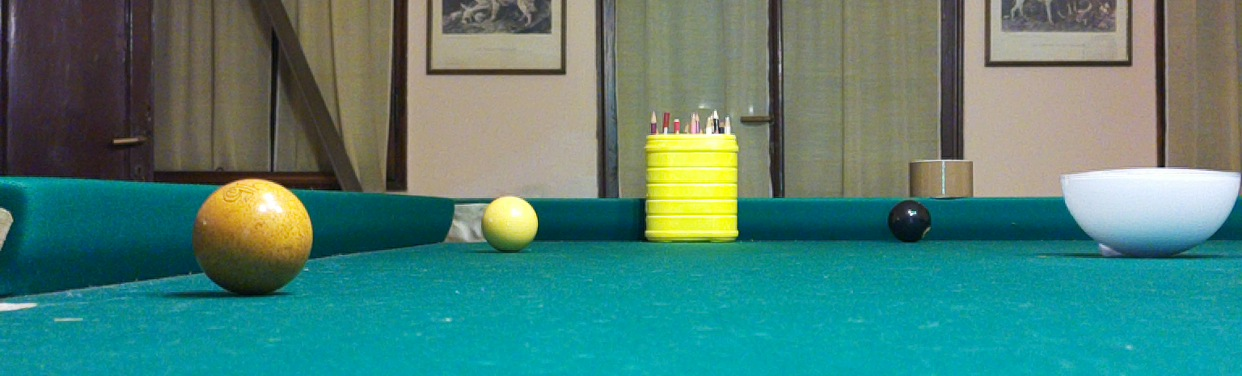
#> input picture VO_pipeline/data/DatasetProva/left/left_01.jpg, 1242 x 376 px; its folder holds only this picture in this run
$ python main.py   (older library calls are emulated)
#> lines starting #> are read from the running program, lines starting #| are printed output that depends on the picture
### VO_pipeline/data/loader.py
import numpy as np
from tqdm import tqdm
import cv2
import os
from matplotlib import pyplot as plt


class Dataset_Handler:
    def __init__(self,calib_path, image_path):
        self.image_size_calib = (1920, 1080)
        self.image_size_runtime = (1242, 376)
        self.getCalibParams(calib_path)
        self.getImages(image_path)
        #self.getPoses(gtPoses_path)

    def getCalibParams(self,filepath):
        fs = cv2.FileStorage(filepath, cv2.FILE_STORAGE_READ)
        #self.P0 = fs.getNode("P1").mat()
        #self.P1 = fs.getNode("P2").mat()
        self.cameraMatrix1= fs.getNode("cameraMatrix1").mat()
        self.distCoeffs1= fs.getNode("distCoeffs1").mat()
        self.cameraMatrix2= fs.getNode("cameraMatrix2").mat()
        self.distCoeffs2= fs.getNode("distCoeffs2").mat()
        self.R=fs.getNode("R").mat()
        self.T=fs.getNode("T").mat()
        self.baseline=np.linalg.norm(np.array(self.T, dtype=np.float32))
        fs.release()

        self.cameraMatrix1=np.array(self.cameraMatrix1, dtype=np.float64)
        self.cameraMatrix2=np.array(self.cameraMatrix2, dtype=np.float64)
        self.distCoeffs1=np.array(self.distCoeffs1, dtype=np.float64)
        self.distCoeffs2=np.array(self.distCoeffs2, dtype=np.float64)
        self.R=np.array(self.R, dtype=np.float64)
        self.T=np.array(self.T, dtype=np.float64)

        scale_x= self.image_size_runtime[0] / self.image_size_calib[0]
        scale_y= self.image_size_runtime[1] / self.image_size_calib[1]
        self.cameraMatrix1[0,0]*=scale_x
        self.cameraMatrix1[1,1]*=scale_y
        self.cameraMatrix1[0,2]*=scale_x
        self.cameraMatrix1[1,2]*=scale_y

        self.cameraMatrix2[0,0]*=scale_x
        self.cameraMatrix2[1,1]*=scale_y
        self.cameraMatrix2[0,2]*=scale_x
        self.cameraMatrix2[1,2]*=scale_y


    def getImages(self, filepath):

        #caricamento delle immagini
#> called with filepath = 'data/DatasetProva'
        self.left_images = np.array(self.loadImages(filepath+"/left/"), dtype=np.uint8)
        self.right_images = np.array(self.loadImages(filepath+"/right/"), dtype=np.uint8)
#> call 2 of loadImages, with directory = 'data/DatasetProva/right/'
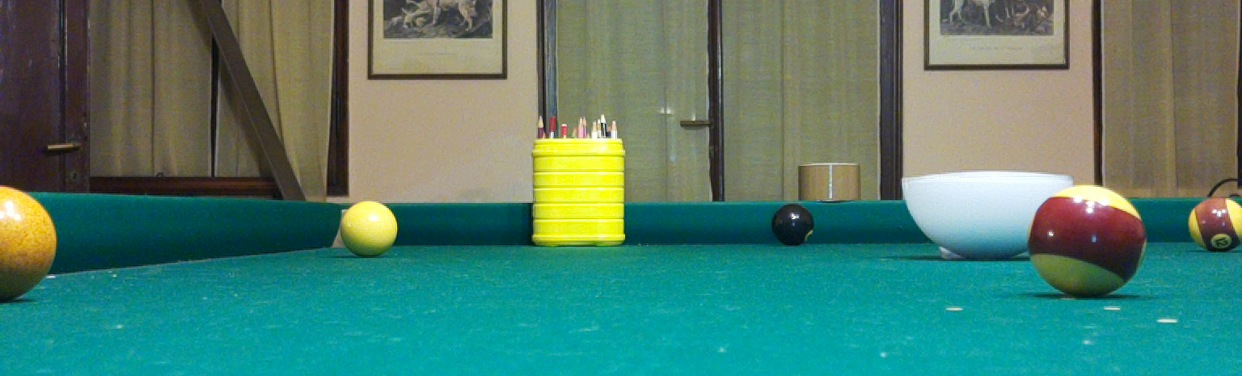
#> input picture VO_pipeline/data/DatasetProva/right/right_01.jpg, 1242 x 376 px

        #check per verificare che tutte le immagini abbiano la risoluzione corretta
        for img in self.left_images + self.right_images:
            assert img.shape == self.image_size_runtime[::-1], "Problems with images shape"
            assert img.dtype == np.uint8, "Problems with images dtype value"
#> this loop made 1 pass

        self.num_frames= len(self.left_images)
#> self.num_frames = 1
        self.RectifyImages()

    def loadImages(self,directory):
        image_names = sorted([f for f in os.listdir(directory)])
        return [cv2.imread(os.path.join(directory,img),cv2.IMREAD_GRAYSCALE) for img in tqdm(image_names, desc=f"Loading images from {directory}")]


    def RectifyImages(self):
        #calcolo dei parametri di rettifica
        R1, R2, self.P0, self.P1, self.Q, roi1, roi2 = cv2.stereoRectify(
        self.cameraMatrix1, self.distCoeffs1,
        self.cameraMatrix2, self.distCoeffs2,
        self.image_size_runtime,  # (width, height)
        self.R, self.T,
        flags=cv2.CALIB_ZERO_DISPARITY,
        alpha=0
        )
        # Calcola le mappe di rettifica
        map1_x, map1_y = cv2.initUndistortRectifyMap(
            self.cameraMatrix1, self.distCoeffs1, R1, self.P0, self.image_size_runtime, cv2.CV_16SC2)
        map2_x, map2_y = cv2.initUndistortRectifyMap(
            self.cameraMatrix2, self.distCoeffs2, R2, self.P1, self.image_size_runtime, cv2.CV_16SC2)

        # Applica la mappatura per rettificare le immagini
        self.rec_left=[]
        self.rec_right=[]
        for i in tqdm(range(self.num_frames), desc="Rectificating images..."):
            rectified_left = cv2.remap(self.left_images[i], map1_x, map1_y, interpolation=cv2.INTER_LINEAR)
            rectified_right = cv2.remap(self.right_images[i], map2_x, map2_y, interpolation=cv2.INTER_LINEAR)
            self.rec_left.append(rectified_left)
            self.rec_right.append(rectified_right)
#> this loop made 1 pass
#> pass 1, in RectifyImages, `rectified_left = cv2.remap(self.left_images[i], map1_x, map1_y, interp..`:
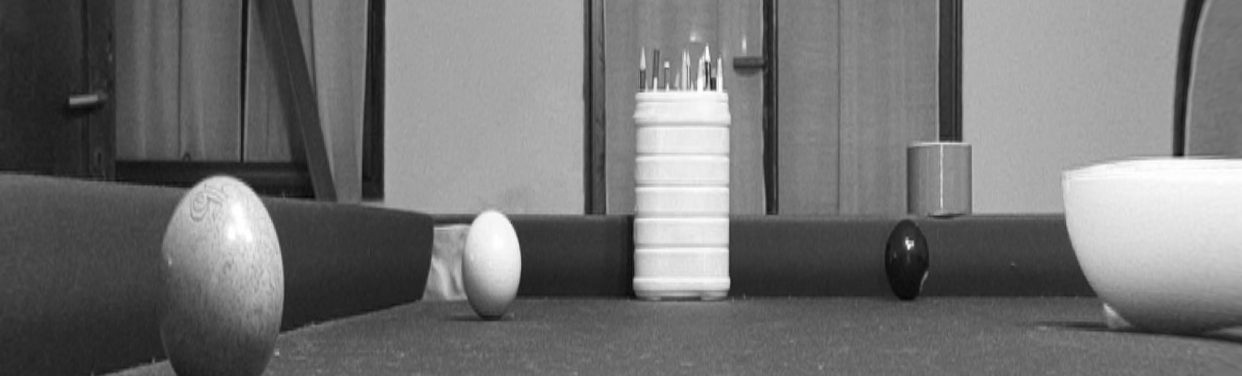
#> rectified_left: shape (376, 1242); min 4, max 255, mean 114.4
#> pass 1, in RectifyImages, `rectified_right = cv2.remap(self.right_images[i], map2_x, map2_y, inte..`:
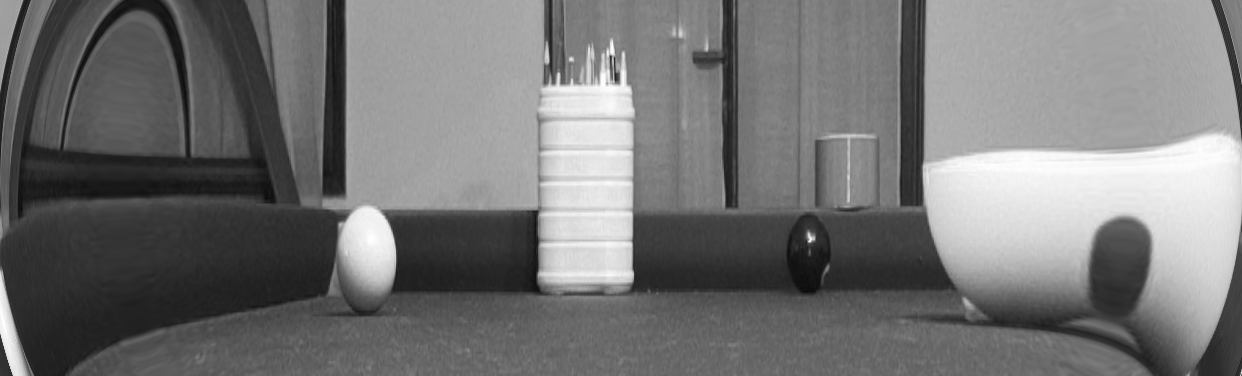
#> rectified_right: shape (376, 1242); min 10, max 255, mean 116.3
#> after the loop, self.rec_left = 1 item; self.rec_right = 1 item


    # [8 lines left out: function getPoses, not called in this run]

### VO_pipeline/vo/odometry.py
import numpy as np
import cv2
from . import Depth
from . import tracking
from . import pose

def visual_odometry(handler, stereo_matcher="bm", detector= "orb", matcher="BF", filter_threshold=None):


#> called with stereo_matcher = 'bm', detector = 'orb', matcher = 'BF', filter_threshold = 0.5
    k_left,r_left,t_left = Depth.decomposeProjectionMatrix(handler.P0)

    trajectory=np.zeros((handler.num_frames, 3,4))
    T_tot=np.eye(4)
    trajectory[0]=(T_tot[:3,:])

    #Compute the trajectory for every frame
    for i in range(handler.num_frames-1):

        left_img=handler.rec_left[i]
        right_img=handler.rec_right[i]
        left_imgplus1=handler.rec_left[i+1]

        depth= Depth.stereo_to_depth(left_img, right_img, handler.P0, handler.P1, handler.baseline, handler.Q)

        kp0,des0 = tracking.extract_features(left_img)
        kp1,des1 = tracking.extract_features(left_imgplus1)

        unmatched_features= tracking.match_features(des0,des1)

        if filter_threshold is not None :
            matched_features=tracking.filter_matches(unmatched_features, filter_threshold)
        else:
            matched_features= unmatched_features #problem : list of 2-element list, ransac doesn't want it

        rvec,tvec= pose.estimate_motion(kp0,kp1,k_left, matched_features, depth)

        if rvec is None or tvec is None:
            print(f"Skipping frame {i+1} due to failed motion estimation.")
            trajectory[i+1] = trajectory[i]
            continue

        #computing the transformation matrix [rvec| tvec]
        T_mat= np.hstack([rvec,tvec])

        #computing the homogeneous transformation matrix, so then I can invert it
        T_mat=np.vstack([T_mat, [0,0,0,1]])

        #inverting the transformation matrix
        T_mat=np.linalg.inv(T_mat)

        T_tot = T_tot.dot(T_mat)

        #appending T_tot into trajectory

        trajectory[i+1, :, :] = T_tot[:3][:]
        print(f"Frame {i+1} processato.")
#> after the loop, trajectory = [[1, 0, 0, 0], [0, 1, 0, 0], [0, 0, 1, 0]]

    print(trajectory)
#| [[[1. 0. 0. 0.]
#|   [0. 1. 0. 0.]
#|   [0. 0. 1. 0.]]]

    return trajectory

### VO_pipeline/vo/Depth.py
import numpy as np
import cv2

# [73 lines left out: functions preprocessing, compute_disparity_map, compute_depth_map, not called in this run]


def decomposeProjectionMatrix(P):
    k, r, t, _, _, _,_= cv2.decomposeProjectionMatrix(P)
    t=(t/t[3])[:3]
    return k,r,t

# [11 lines left out: function stereo_to_depth, not called in this run]

### VO_pipeline/main.py
from data import loader
from vo import odometry
import numpy as np

def main():
    calib_path = "data/calib_images/CalibrationParameters3.yaml"
    image_path="data/DatasetProva"
    handler = loader.Dataset_Handler(calib_path, image_path)
    assert handler.left_images[0].dtype == np.uint8
    trajectory= odometry.visual_odometry(handler, filter_threshold=0.5)
#> trajectory = [[1, 0, 0, 0], [0, 1, 0, 0], [0, 0, 1, 0]]

if __name__ == "__main__":
    main()
